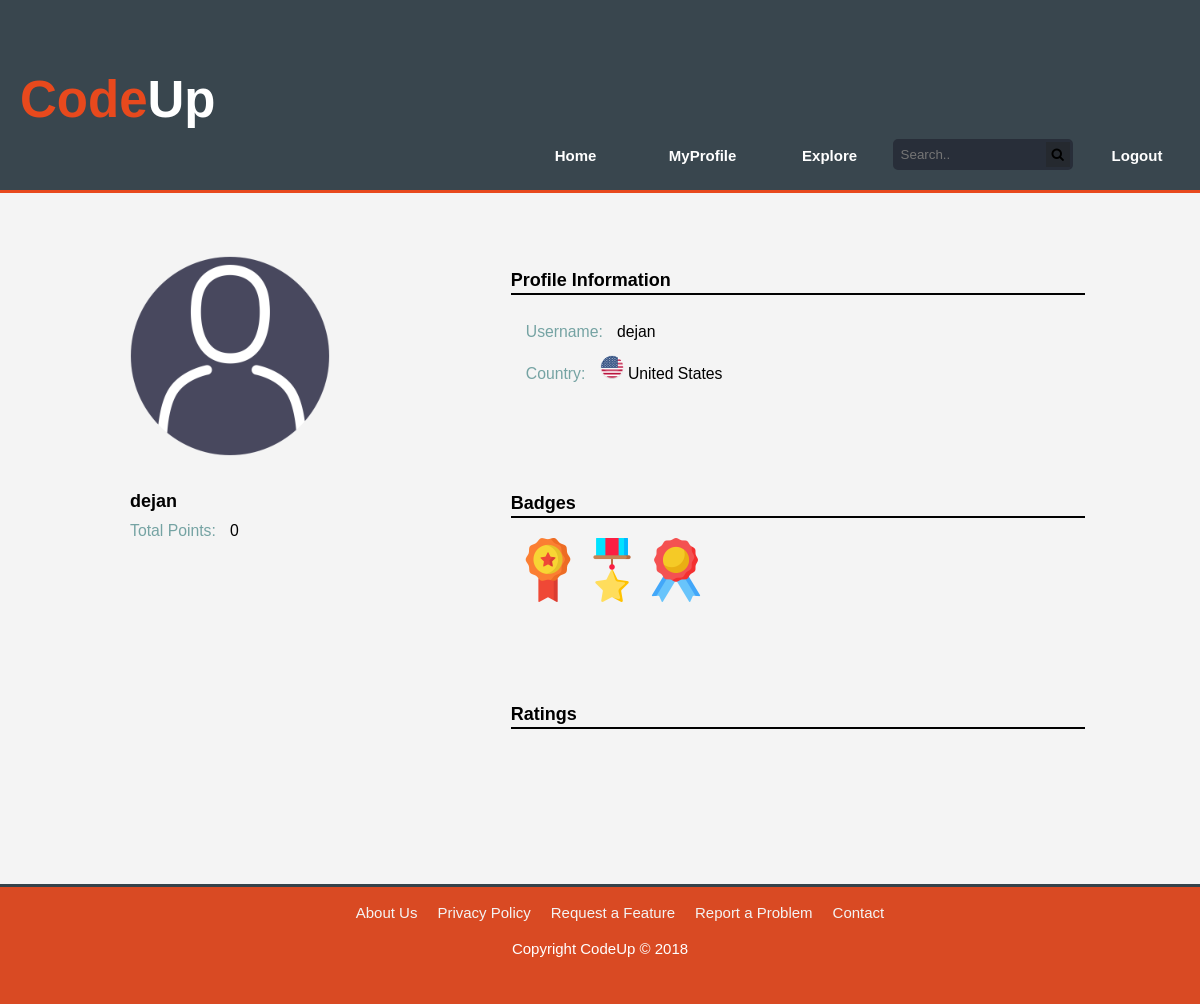
Page /www.codeup.com/profile?id=13 (signed in) on the committed database.
### tables this page shows
CREATE TABLE `users` (
  `user_id` int(11) NOT NULL,
  `username` varchar(30) NOT NULL,
  `password` varchar(255) NOT NULL,
  `email` varchar(50) NOT NULL,
  `country_id` int(11) NOT NULL,
  `account_type` varchar(5) NOT NULL,
  `points` int(11) NOT NULL,
  `active` tinyint(1) NOT NULL,
  `registration_token` varchar(255) NOT NULL
);

### codeup_res/controllers/user_controller.php (called while the page is built, shortened)
<?php
class UserController extends Controller {
    public function user_profile() {
        require_once("../codeup_res/models/account_manager.php");
        $username = "";
        if(isset($_GET['id'])) {
            $username = AccountManager::get_username_by_user_id($_GET['id']);
        }
        else {
            $username = $_SESSION['username'];
        }
        $country_and_points = AccountManager::get_country_and_points($username);
        $country = $country_and_points['country'];
        $points = $country_and_points['points'];
        require_once("../codeup_res/views/profile.php");
    }
}
?>

### www.codeup.com/profile.php (called while the page is built, shortened)
<?php
require_once("../codeup_res/choose_controller.php");
$controller->user_profile();
?>

### codeup_res/models/account_manager.php (called while the page is built, shortened)
<?php
class AccountManager {
    public static function get_country_and_points($username) {
        $connection = DatabaseConnection::connection();
        $sql = "SELECT country_id, points FROM users WHERE username LIKE :username";
        $statement = $connection->prepare($sql);
        $statement->execute(['username' => $username]);
        $result = $statement->fetch();
        $country_and_points = array();
        $country_and_points['points'] = $result['points'];
        $country_id = $result['country_id'];
        $sql = "SELECT country_name FROM apps_countries WHERE country_id=:country_id";
        $statement = $connection->prepare($sql);
        $statement->execute(['country_id' => $country_id]);
        $result = $statement->fetch();
        $country_and_points['country'] = $result['country_name'];
        return $country_and_points;
    }
    public static function get_username_by_user_id($user_id) {
        $connection = DatabaseConnection::connection();
        $sql = "SELECT username FROM users WHERE user_id=:user_id";
        $statement = $connection->prepare($sql);
        $statement->execute(['user_id' => $user_id]);
        $row = $statement->fetch();
        return $row['username'];
    }
}
?>

### codeup_res/views/profile.php (the view, shortened to what this page needs)
<section id="main">
   <div class="profile-page">
       <div class="profile-info">
           <img src="../codeup_res/profile_pics/default.png" class="profile-pic" alt="Profile Picture">
           <h3 class="username"><?php echo $username ?></h3>
           <p class="points"><span class="field-name">Total Points:</span>
               <span class="field-value"><?php echo $points ?></span></p>
       </div>
       <div class="achievements">
           <div class="section personal-info">
               <p class="section-title">Profile Information</p>
               <div class="section-content flex-col-nowrap">
                   <p>
                       <span class="field-name">Username:</span>
                       <span class="field-value"><?php echo $username?></span>
                   </p>
                   <p>
                       <span class="field-name">Country:</span>
                       <span class="field-value">
                           <?php echo '<img src="../codeup_res/flags/' . $country .
                            '.png" class="country-flag" alt="">' ?>
                           <?php echo $country ?>
                       </span>
                   </p>
               </div>
           </div>
           <div class="section badges">
               <p class="section-title">Badges</p>
               <div class="section-content flex-row-wrap">
                <img src="../codeup_res/badge-icons/001-badge-2.png" class="badge" alt="badge">
                <img src="../codeup_res/badge-icons/002-medal-11.png" class="badge" alt="badge">
                <img src="../codeup_res/badge-icons/003-badge-1.png" class="badge" alt="badge">
               </div>
           </div>
           <div class="section ratings">
               <p class="section-title">Ratings</p>
            <div class="section-content flex-col-nowrap">
            </div>
           </div>
       </div>
   </div>
</section>

### codeup_res/views/css/style.css (style rules this page uses)
:root { --global-font : 15px/1.4 Arial, Helvetica, sans-serif; --custom-dark-grey: #35424a; --custom-dark-grey-w-opacity: rgba(53, 66, 74, 0.85); --custom-light-grey: #f4f4f4; --custom-orange: #e8491d; --custom-orange-w-opacity: rgba(232, 73, 28, 0.9); --custom-blue: #7da4db; --button-blue: #669999; --button-blue-hover: #527a7a; --input-field-color: #d8dedf; --input-font-color: #67757e; --input-field-hover: #e3e6e8; --form-bg: #eceeef; --form-radius: 25px; --bg-color: var(--custom-dark-grey-w-opacity); --header-bg-color: var(--custom-dark-grey-w-opacity); --header-font-color: #ffffff; --header-border: var(--custom-orange) 3px solid; --footer-bg-color: var(--custom-orange); --footer-font-color: #ffffff; --footer-border: var(--custom-dark-grey) 3px solid; }
html { font: 15px/1.4 Arial, Helvetica, sans-serif; }
body { padding: 0; margin: 0; background: var(--bg-color); margin-left: 10px; margin-right:10px; }
section#main { margin-top: 0px; padding-bottom: 50px; background: var(--custom-light-grey); }
.flex-row-wrap { display: flex; flex-direction: row; flex-wrap: wrap; }
.flex-col-nowrap { display: flex; flex-direction: column; flex-wrap: nowrap; }
.profile-page { width: 100%; max-width: 1000px; display: grid; grid-gap: 20px; margin: 0px auto; padding: 30px 10px; background: var(--custom-light-grey); }
.profile-info { grid-column: 1 / span 1; display: flex; flex-direction: column; flex-wrap: nowrap; padding: 30px 20px; }
.profile-info > * { margin: 3px 10px; }
.profile-info > h3 { font-size: 1.2em; }
.profile-pic { width: 80%; max-width: 200px; margin-bottom: 30px; }
.achievements { grid-column: 2/ span 3; display: flex; flex-flow: column; flex-wrap: nowrap; }
.achievements > .section { margin: 20px 0px; padding: 20px 10px; border-radius: 15px; }
.section-title { font-size: 1.2em; font-weight: bold; border-bottom: 2px solid black; margin: 5px 5px; }
.section-content { padding: 15px 10px; }
.badge { width: 64px; }
.section-content p { margin: 3px 5px; padding: 3px 5px; }
.profile-page .field-name { font-size: 1.05em; color: #75a3a3; }
.profile-page .field-value { padding-left: 10px; font-size: 1.05em; }
.personal-info .country-flag { width: 24px; }
body { margin: 0; }

### rows in the picture
users: username "dejan", points "0", country "United States"

### other values in the picture
$nav_item "Home"
$nav_item "MyProfile"
$nav_item "Explore"
$nav_item "Logout"
